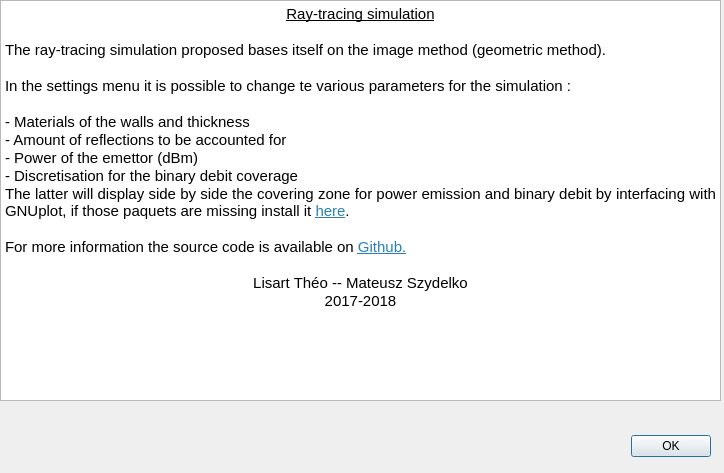
<?xml version="1.0" encoding="UTF-8"?>
<ui version="4.0">
 <class>help</class>
 <widget class="QDialog" name="help">
  <property name="geometry">
   <rect>
    <x>0</x>
    <y>0</y>
    <width>724</width>
    <height>473</height>
   </rect>
  </property>
  <property name="windowTitle">
   <string>Dialog</string>
  </property>
  <widget class="QDialogButtonBox" name="buttonBox">
   <property name="geometry">
    <rect>
     <x>370</x>
     <y>430</y>
     <width>341</width>
     <height>32</height>
    </rect>
   </property>
   <property name="orientation">
    <enum>Qt::Horizontal</enum>
   </property>
   <property name="standardButtons">
    <set>QDialogButtonBox::Ok</set>
   </property>
  </widget>
  <widget class="QTextBrowser" name="textBrowser">
   <property name="geometry">
    <rect>
     <x>0</x>
     <y>0</y>
     <width>721</width>
     <height>401</height>
    </rect>
   </property>
   <property name="html">
    <string>&lt;!DOCTYPE HTML PUBLIC &quot;-//W3C//DTD HTML 4.0//EN&quot; &quot;http://www.w3.org/TR/REC-html40/strict.dtd&quot;&gt;
&lt;html&gt;&lt;head&gt;&lt;meta name=&quot;qrichtext&quot; content=&quot;1&quot; /&gt;&lt;style type=&quot;text/css&quot;&gt;
p, li { white-space: pre-wrap; }
&lt;/style&gt;&lt;/head&gt;&lt;body style=&quot; font-family:'Noto Sans'; font-size:11pt; font-weight:400; font-style:normal;&quot;&gt;
&lt;p align=&quot;center&quot; style=&quot; margin-top:0px; margin-bottom:0px; margin-left:0px; margin-right:0px; -qt-block-indent:0; text-indent:0px;&quot;&gt;&lt;span style=&quot; text-decoration: underline;&quot;&gt;Ray-tracing simulation&lt;/span&gt;&lt;/p&gt;
&lt;p align=&quot;center&quot; style=&quot;-qt-paragraph-type:empty; margin-top:0px; margin-bottom:0px; margin-left:0px; margin-right:0px; -qt-block-indent:0; text-indent:0px; text-decoration: underline;&quot;&gt;&lt;br /&gt;&lt;/p&gt;
&lt;p align=&quot;justify&quot; style=&quot; margin-top:0px; margin-bottom:0px; margin-left:0px; margin-right:0px; -qt-block-indent:0; text-indent:0px;&quot;&gt;The ray-tracing simulation proposed bases itself on the image method (geometric method).&lt;/p&gt;
&lt;p align=&quot;center&quot; style=&quot;-qt-paragraph-type:empty; margin-top:0px; margin-bottom:0px; margin-left:0px; margin-right:0px; -qt-block-indent:0; text-indent:0px; text-decoration: underline;&quot;&gt;&lt;br /&gt;&lt;/p&gt;
&lt;p align=&quot;justify&quot; style=&quot; margin-top:0px; margin-bottom:0px; margin-left:0px; margin-right:0px; -qt-block-indent:0; text-indent:0px;&quot;&gt;In the settings menu it is possible to change te various parameters for the simulation :&lt;/p&gt;
&lt;p align=&quot;justify&quot; style=&quot;-qt-paragraph-type:empty; margin-top:0px; margin-bottom:0px; margin-left:0px; margin-right:0px; -qt-block-indent:0; text-indent:0px;&quot;&gt;&lt;br /&gt;&lt;/p&gt;
&lt;p align=&quot;justify&quot; style=&quot; margin-top:0px; margin-bottom:0px; margin-left:0px; margin-right:0px; -qt-block-indent:0; text-indent:0px;&quot;&gt;- Materials of the walls and thickness&lt;/p&gt;
&lt;p align=&quot;justify&quot; style=&quot; margin-top:0px; margin-bottom:0px; margin-left:0px; margin-right:0px; -qt-block-indent:0; text-indent:0px;&quot;&gt;- Amount of reflections to be accounted for&lt;/p&gt;
&lt;p align=&quot;justify&quot; style=&quot; margin-top:0px; margin-bottom:0px; margin-left:0px; margin-right:0px; -qt-block-indent:0; text-indent:0px;&quot;&gt;- Power of the emettor (dBm)&lt;/p&gt;
&lt;p align=&quot;justify&quot; style=&quot; margin-top:0px; margin-bottom:0px; margin-left:0px; margin-right:0px; -qt-block-indent:0; text-indent:0px;&quot;&gt;- Discretisation for the binary debit coverage &lt;/p&gt;
&lt;p align=&quot;justify&quot; style=&quot; margin-top:0px; margin-bottom:0px; margin-left:0px; margin-right:0px; -qt-block-indent:0; text-indent:0px;&quot;&gt;The latter will display side by side the covering zone for power emission and binary debit by interfacing with GNUplot, if those paquets are missing install it &lt;a href=&quot;http://www.gnuplot.info/&quot;&gt;&lt;span style=&quot; text-decoration: underline; color:#2980b9;&quot;&gt;here&lt;/span&gt;&lt;/a&gt;.&lt;/p&gt;
&lt;p align=&quot;justify&quot; style=&quot;-qt-paragraph-type:empty; margin-top:0px; margin-bottom:0px; margin-left:0px; margin-right:0px; -qt-block-indent:0; text-indent:0px;&quot;&gt;&lt;br /&gt;&lt;/p&gt;
&lt;p align=&quot;justify&quot; style=&quot; margin-top:0px; margin-bottom:0px; margin-left:0px; margin-right:0px; -qt-block-indent:0; text-indent:0px;&quot;&gt;For more information the source code is available on &lt;a href=&quot;https://github.com/LisartTheo/raytracing&quot;&gt;&lt;span style=&quot; text-decoration: underline; color:#2980b9;&quot;&gt;Github.&lt;/span&gt;&lt;/a&gt;&lt;/p&gt;
&lt;p align=&quot;justify&quot; style=&quot;-qt-paragraph-type:empty; margin-top:0px; margin-bottom:0px; margin-left:0px; margin-right:0px; -qt-block-indent:0; text-indent:0px;&quot;&gt;&lt;br /&gt;&lt;/p&gt;
&lt;p align=&quot;center&quot; style=&quot; margin-top:0px; margin-bottom:0px; margin-left:0px; margin-right:0px; -qt-block-indent:0; text-indent:0px;&quot;&gt;Lisart Théo -- Mateusz Szydelko&lt;/p&gt;
&lt;p align=&quot;center&quot; style=&quot; margin-top:0px; margin-bottom:0px; margin-left:0px; margin-right:0px; -qt-block-indent:0; text-indent:0px;&quot;&gt;2017-2018&lt;/p&gt;&lt;/body&gt;&lt;/html&gt;</string>
   </property>
  </widget>
 </widget>
 <resources/>
 <connections>
  <connection>
   <sender>buttonBox</sender>
   <signal>accepted()</signal>
   <receiver>help</receiver>
   <slot>accept()</slot>
   <hints>
    <hint type="sourcelabel">
     <x>248</x>
     <y>254</y>
    </hint>
    <hint type="destinationlabel">
     <x>157</x>
     <y>274</y>
    </hint>
   </hints>
  </connection>
  <connection>
   <sender>buttonBox</sender>
   <signal>rejected()</signal>
   <receiver>help</receiver>
   <slot>reject()</slot>
   <hints>
    <hint type="sourcelabel">
     <x>316</x>
     <y>260</y>
    </hint>
    <hint type="destinationlabel">
     <x>286</x>
     <y>274</y>
    </hint>
   </hints>
  </connection>
 </connections>
</ui>
